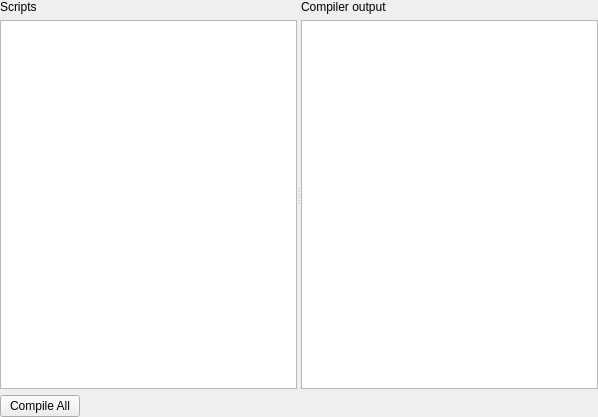
<?xml version="1.0" encoding="UTF-8"?>
<ui version="4.0">
 <class>ScriptCompilerWidget</class>
 <widget class="QDockWidget" name="ScriptCompilerWidget">
  <property name="geometry">
   <rect>
    <x>0</x>
    <y>0</y>
    <width>598</width>
    <height>417</height>
   </rect>
  </property>
  <property name="windowTitle">
   <string>Script compiler</string>
  </property>
  <widget class="QWidget" name="dockWidgetContents">
   <layout class="QVBoxLayout" name="verticalLayout_2">
    <property name="leftMargin">
     <number>0</number>
    </property>
    <property name="topMargin">
     <number>0</number>
    </property>
    <property name="rightMargin">
     <number>0</number>
    </property>
    <property name="bottomMargin">
     <number>0</number>
    </property>
    <item>
     <widget class="QSplitter" name="splitter">
      <property name="sizePolicy">
       <sizepolicy hsizetype="Expanding" vsizetype="Expanding">
        <horstretch>0</horstretch>
        <verstretch>0</verstretch>
       </sizepolicy>
      </property>
      <property name="orientation">
       <enum>Qt::Horizontal</enum>
      </property>
      <widget class="QWidget" name="widget" native="true">
       <layout class="QVBoxLayout" name="verticalLayout">
        <property name="leftMargin">
         <number>0</number>
        </property>
        <property name="topMargin">
         <number>0</number>
        </property>
        <property name="rightMargin">
         <number>0</number>
        </property>
        <property name="bottomMargin">
         <number>0</number>
        </property>
        <item>
         <widget class="QLabel" name="label">
          <property name="text">
           <string>Scripts</string>
          </property>
         </widget>
        </item>
        <item>
         <widget class="QListView" name="scriptListView"/>
        </item>
       </layout>
      </widget>
      <widget class="QWidget" name="widget_3" native="true">
       <layout class="QVBoxLayout" name="verticalLayout_3">
        <property name="spacing">
         <number>6</number>
        </property>
        <property name="leftMargin">
         <number>0</number>
        </property>
        <property name="topMargin">
         <number>0</number>
        </property>
        <property name="rightMargin">
         <number>0</number>
        </property>
        <property name="bottomMargin">
         <number>0</number>
        </property>
        <item>
         <widget class="QLabel" name="label_3">
          <property name="text">
           <string>Compiler output</string>
          </property>
         </widget>
        </item>
        <item>
         <widget class="QTextBrowser" name="compilerOutputView"/>
        </item>
       </layout>
      </widget>
     </widget>
    </item>
    <item>
     <widget class="QWidget" name="widget_4" native="true">
      <layout class="QHBoxLayout" name="horizontalLayout">
       <property name="leftMargin">
        <number>0</number>
       </property>
       <property name="topMargin">
        <number>0</number>
       </property>
       <property name="rightMargin">
        <number>0</number>
       </property>
       <property name="bottomMargin">
        <number>0</number>
       </property>
       <item>
        <widget class="QPushButton" name="compileAllButton">
         <property name="text">
          <string>Compile All</string>
         </property>
        </widget>
       </item>
       <item>
        <spacer name="horizontalSpacer">
         <property name="orientation">
          <enum>Qt::Horizontal</enum>
         </property>
         <property name="sizeHint" stdset="0">
          <size>
           <width>478</width>
           <height>20</height>
          </size>
         </property>
        </spacer>
       </item>
      </layout>
     </widget>
    </item>
   </layout>
  </widget>
 </widget>
 <resources/>
 <connections/>
</ui>
